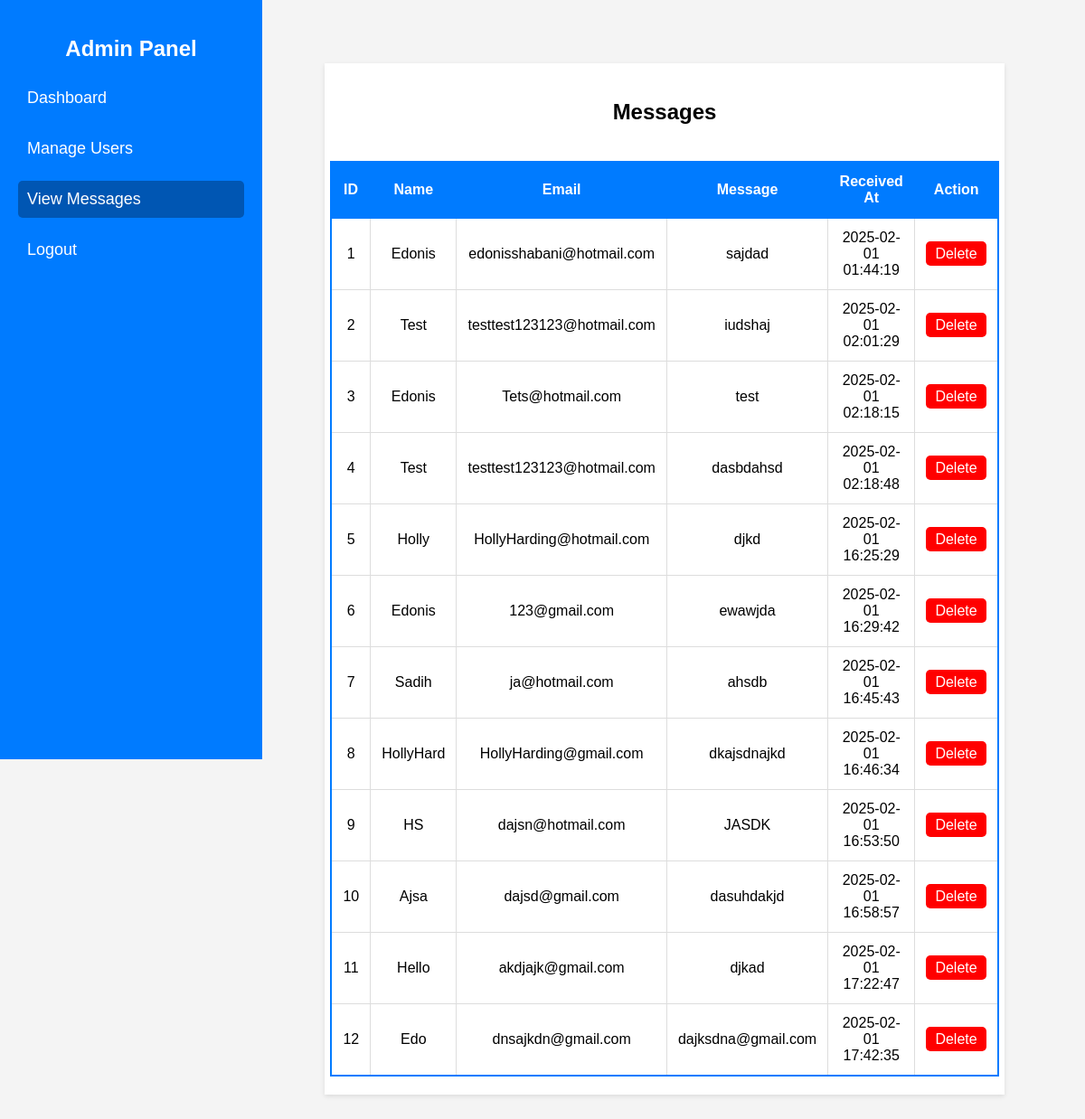
/admin/view-messages.php, run on an earlier commit of the app's database.
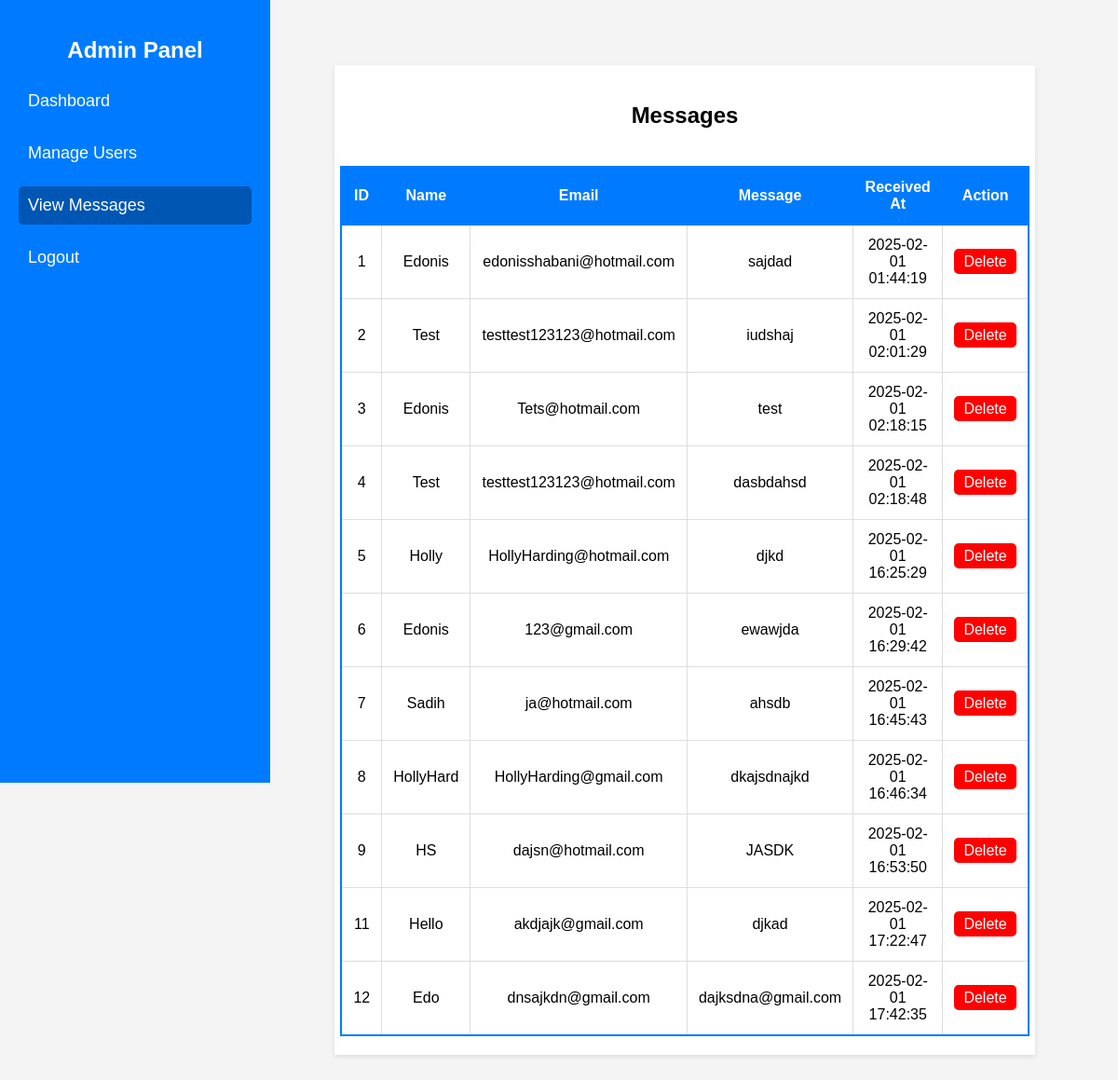
And on a later commit of the database.
### tables this page shows
CREATE TABLE `message` (
  `id` int(11) NOT NULL,
  `message_name` varchar(255) NOT NULL,
  `message_email` varchar(255) NOT NULL,
  `message_description` text NOT NULL,
  `created_at` timestamp NOT NULL DEFAULT current_timestamp()
);

### admin/view-messages.php (the view, shortened to what this page needs)
<?php
include '../config.php';
$query = "SELECT * FROM message";
$result = mysqli_query($con, $query);
?>
<!DOCTYPE html>
<html lang="en">
<head>
    <link rel="stylesheet" href="css/admin_style.css">
</head>
<body>
    <div class="sidebar">
        <h2>Admin Panel</h2>
        <ul>
            <li><a href="index.php">Dashboard</a></li>
            <li><a href="view-users.php">Manage Users</a></li>
            <li><a href="view-messages.php" class="active">View Messages</a></li>
            <li><a href="logout.php">Logout</a></li>
        </ul>
    </div>
    <div class="main-content">
        <div class="admin-container">
            <h2>Messages</h2>
            <table>
                <thead>
                    <tr>
                        <th>ID</th>
                        <th>Name</th>
                        <th>Email</th>
                        <th>Message</th>
                        <th>Received At</th>
                        <th>Action</th>
                    </tr>
                </thead>
                <tbody>
                    <?php while ($row = mysqli_fetch_assoc($result)) { ?>
                        <tr>
                            <td><?php echo $row['id']; ?></td>
                            <td><?php echo $row['message_name']; ?></td>
                            <td><?php echo $row['message_email']; ?></td>
                            <td><?php echo $row['message_description']; ?></td>
                            <td><?php echo $row['created_at']; ?></td>
                            <td><a href="delete-message.php?id=<?php echo $row['id']; ?>" class="delete-btn" onclick="return confirm('Are you sure you want to delete this message?');">Delete</a></td>
                        </tr>
                    <?php } ?>
                </tbody>
            </table>
        </div>
    </div>
</body>
</html>

What changed in the data, as far as the page shows it:
removed message: id "10", message_name "Ajsa", message_email "dajsd@gmail.com", message_description "dasuhdakjd", created_at "2025-02-01 16:58:57"
